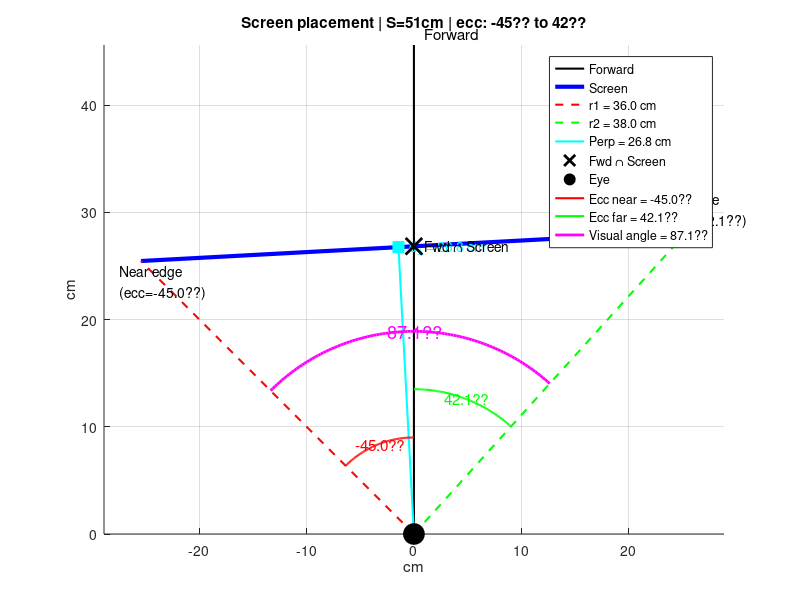

MATLAB code to generate this figure:
clc; clear; close all;

% =========================================================
% MODE: 'forward'  -> give r1, r2, S, theta_near => get eccentricities + plot
%       'inverse'  -> give ecc_near, ecc_far, S   => get r1, r2, theta_near + plot
% =========================================================
mode = 'forward'; %'inverse';

eye           = [0, 0];
mouse_forward = [0, 1];

% --- FORWARD inputs ---
r1        = 36; %24;       % cm
r2        = 38; %53;       % cm
S         = 51;       % cm
theta_near = 3*pi/4;  % rad, direction to near edge from x-axis

% --- INVERSE inputs ---
ecc_near_target = -64;   % deg, right of forward (near edge) %from Jorrits paper
ecc_far_target  = +25;   % deg, left  of forward (far edge)
S_inv           = 51;    % cm, screen physical length
r1_inv          = 24;    % cm, fix distance to near edge, r2 will be solved

% =========================================================

fwd_angle = atan2(mouse_forward(2), mouse_forward(1));

if strcmp(mode, 'inverse')
    S  = S_inv;
    r1 = r1_inv;

    % Direction angles from x-axis
    angle_near = fwd_angle - deg2rad(ecc_near_target);
    angle_far  = fwd_angle - deg2rad(ecc_far_target);

    u_near = [cos(angle_near), sin(angle_near)];
    u_far  = [cos(angle_far),  sin(angle_far)];

    % Law of cosines: S^2 = r1^2 + r2^2 - 2*r1*r2*cos(theta)
    cos_theta = dot(u_near, u_far);
    % Solve quadratic for r2
    A =  1;
    B = -2*r1*cos_theta;
    C =  r1^2 - S^2;
    disc = B^2 - 4*A*C;
    if disc < 0
        error('No real solution for r2 ??? check inputs');
    end
    r2_candidates = [(-B + sqrt(disc))/(2*A), (-B - sqrt(disc))/(2*A)];
    r2 = r2_candidates(r2_candidates > 0);
    if isempty(r2)
        error('No positive r2 solution');
    end
    r2 = r2(1);  % take first positive

    near_edge  = r1 * u_near;
    far_edge   = r2 * u_far;
    theta_near = angle_near;

    fprintf('=== INVERSE SOLUTION ===\n');
    fprintf('r1 (near edge distance): %.2f cm\n', r1);
    fprintf('r2 (far edge distance):  %.2f cm\n', r2);
    fprintf('S  (screen length):      %.2f cm\n', S);
    fprintf('theta_near:              %.4f rad  (%.1f deg from x-axis)\n', theta_near, rad2deg(theta_near));
    fprintf('Ecc near: %.2f deg  |  Ecc far: %.2f deg\n', ecc_near_target, ecc_far_target);

else  % forward
    near_edge = r1 * [cos(theta_near), sin(theta_near)];

    d = norm(near_edge - eye);
    if d > r2+S || d < abs(r2-S)
        error('No solution: check r1, r2, S');
    end
    a  = (r2^2 - S^2 + d^2) / (2*d);
    h  = sqrt(r2^2 - a^2);
    P2 = eye + a*(near_edge - eye)/d;
    perp = h * [-(near_edge(2)-eye(2))/d, (near_edge(1)-eye(1))/d];
    F1 = P2 + perp;
    F2 = P2 - perp;
    far_edge = F1;
    if F2(2) > F1(2), far_edge = F2; end
end

% --- Visual angle ---
cos_va = (r1^2 + r2^2 - S^2) / (2*r1*r2);
visual_angle_deg = rad2deg(acos(cos_va));

% --- Eccentricities ---
angle_near_c = atan2(near_edge(2)-eye(2), near_edge(1)-eye(1));
angle_far_c  = atan2(far_edge(2)-eye(2),  far_edge(1)-eye(1));
ecc_near = rad2deg(fwd_angle - angle_near_c);
ecc_far  = rad2deg(fwd_angle - angle_far_c);

fprintf('Ecc near (computed): %.2f deg\n', ecc_near);
fprintf('Ecc far  (computed): %.2f deg\n', ecc_far);
fprintf('Visual angle:        %.2f deg\n', visual_angle_deg);

% --- Rotate so forward = straight up ---
rot_angle = pi/2 - fwd_angle;
R = [cos(rot_angle), -sin(rot_angle);
     sin(rot_angle),  cos(rot_angle)];

near_r = (R * near_edge')';
far_r  = (R * far_edge')';
eye_r  = (R * eye')';

% --- Derived geometry in rotated frame ---
screen_dir = far_r - near_r;

% Perpendicular foot from eye to screen
t_perp    = dot(eye_r - near_r, screen_dir) / dot(screen_dir, screen_dir);
perp_foot = near_r + t_perp * screen_dir;
perp_dist = norm(perp_foot - eye_r);

% Forward-screen intersection
fwd_intersect = [];
if abs(screen_dir(1)) > 1e-9
    t_int = (eye_r(1) - near_r(1)) / screen_dir(1);
    if t_int >= 0 && t_int <= 1
        candidate = near_r + t_int * screen_dir;
        if candidate(2) > eye_r(2)
            fwd_intersect = candidate;
        end
    end
end

% Rotated angles for arcs
angle_near_r = atan2(near_r(2)-eye_r(2), near_r(1)-eye_r(1));
angle_far_r  = atan2(far_r(2)-eye_r(2),  far_r(1)-eye_r(1));
fwd_angle_r  = pi/2;

% --- PLOT ---
figure; hold on; axis equal; grid on;

% Forward line
fwd_len = max(r1,r2) * 1.2;
plot([eye_r(1), eye_r(1)], [eye_r(2), eye_r(2)+fwd_len], ...
    'k-', 'LineWidth', 1.5, 'DisplayName', 'Forward');
text(eye_r(1)+1, eye_r(2)+fwd_len+1, 'Forward', 'FontSize', 11, 'Color', 'k');

% Screen
plot([near_r(1), far_r(1)], [near_r(2), far_r(2)], ...
    'b-', 'LineWidth', 3, 'DisplayName', 'Screen');

% Eye to edges
plot([eye_r(1), near_r(1)], [eye_r(2), near_r(2)], ...
    'r--', 'LineWidth', 1.5, 'DisplayName', sprintf('r1 = %.1f cm', r1));
plot([eye_r(1), far_r(1)],  [eye_r(2), far_r(2)],  ...
    'g--', 'LineWidth', 1.5, 'DisplayName', sprintf('r2 = %.1f cm', r2));

% Perpendicular
if t_perp >= 0 && t_perp <= 1
    plot([eye_r(1), perp_foot(1)], [eye_r(2), perp_foot(2)], ...
        'c-', 'LineWidth', 1.5, 'DisplayName', sprintf('Perp = %.1f cm', perp_dist));
    plot(perp_foot(1), perp_foot(2), 'cs', 'MarkerSize', 8, ...
        'MarkerFaceColor', 'c', 'HandleVisibility', 'off');
    text(perp_foot(1)+1, perp_foot(2), ...
        sprintf('d_{\\perp} = %.1f cm', perp_dist), 'FontSize', 10, 'Color', 'c');
end

% Forward-screen intersection
if ~isempty(fwd_intersect)
    plot(fwd_intersect(1), fwd_intersect(2), 'kx', ...
        'MarkerSize', 12, 'LineWidth', 2, 'DisplayName', 'Fwd \cap Screen');
    text(fwd_intersect(1)+1, fwd_intersect(2), ...
        'Fwd \cap Screen', 'FontSize', 10, 'Color', 'k');
end

% Eye
plot(eye_r(1), eye_r(2), 'ko', 'MarkerSize', 15, 'MarkerFaceColor', 'k', ...
    'DisplayName', 'Eye');

% Arcs
arc_r = min(r1,r2) * 0.25;

arc1 = linspace(fwd_angle_r, angle_near_r, 100);
plot(eye_r(1) + arc_r*cos(arc1), eye_r(2) + arc_r*sin(arc1), ...
    'r-', 'LineWidth', 1.5, 'DisplayName', sprintf('Ecc near = %.1f??', ecc_near));
text(eye_r(1) + arc_r*cos(mean(arc1)) - 2, ...
     eye_r(2) + arc_r*sin(mean(arc1)), ...
     sprintf('%.1f??', ecc_near), 'FontSize', 11, 'Color', 'r');

arc2 = linspace(fwd_angle_r, angle_far_r, 100);
plot(eye_r(1) + arc_r*1.5*cos(arc2), eye_r(2) + arc_r*1.5*sin(arc2), ...
    'g-', 'LineWidth', 1.5, 'DisplayName', sprintf('Ecc far = %.1f??', ecc_far));
text(eye_r(1) + arc_r*1.5*cos(mean(arc2)) - 2, ...
     eye_r(2) + arc_r*1.5*sin(mean(arc2)), ...
     sprintf('%.1f??', ecc_far), 'FontSize', 11, 'Color', 'g');

arc3 = linspace(angle_near_r, angle_far_r, 100);
plot(eye_r(1) + arc_r*2.1*cos(arc3), eye_r(2) + arc_r*2.1*sin(arc3), ...
    'm-', 'LineWidth', 2, 'DisplayName', sprintf('Visual angle = %.1f??', visual_angle_deg));
text(eye_r(1) + arc_r*2.1*cos(mean(arc3)) - 2, ...
     eye_r(2) + arc_r*2.1*sin(mean(arc3)), ...
     sprintf('%.1f??', visual_angle_deg), 'FontSize', 13, 'Color', 'm');

% Labels
text(near_r(1)-2, near_r(2)-2, sprintf('Near edge\n(ecc=%.1f??)', ecc_near), 'FontSize', 10);
text(far_r(1)-2,  far_r(2)+2,  sprintf('Far edge\n(ecc=%.1f??)', ecc_far),  'FontSize', 10);

title(sprintf('Screen placement | S=%.0fcm | ecc: %.0f?? to %.0f??', S, ecc_near, ecc_far));
xlabel('cm'); ylabel('cm');
legend('Location', 'best');
